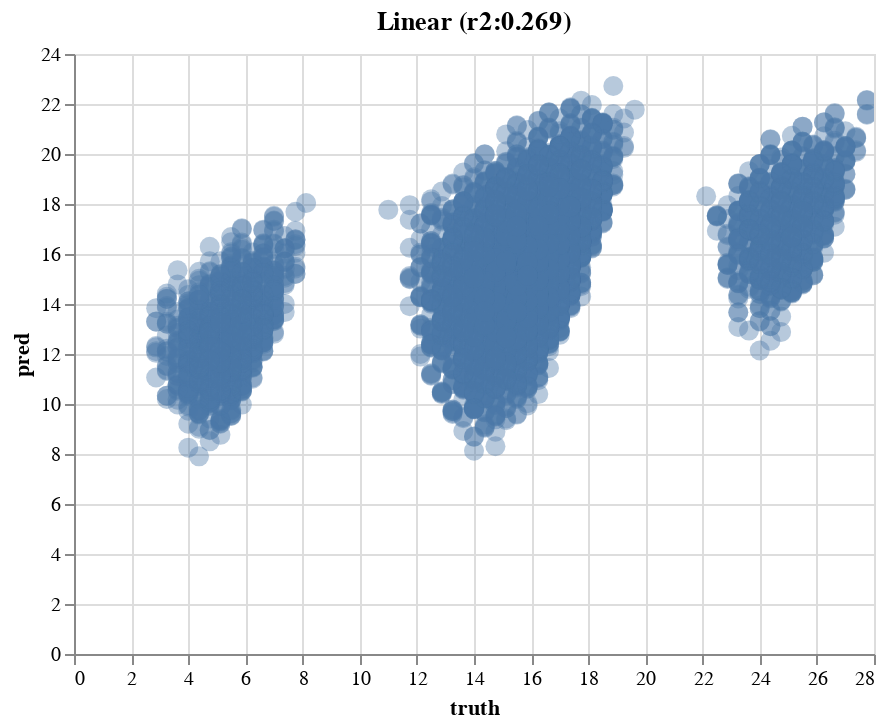
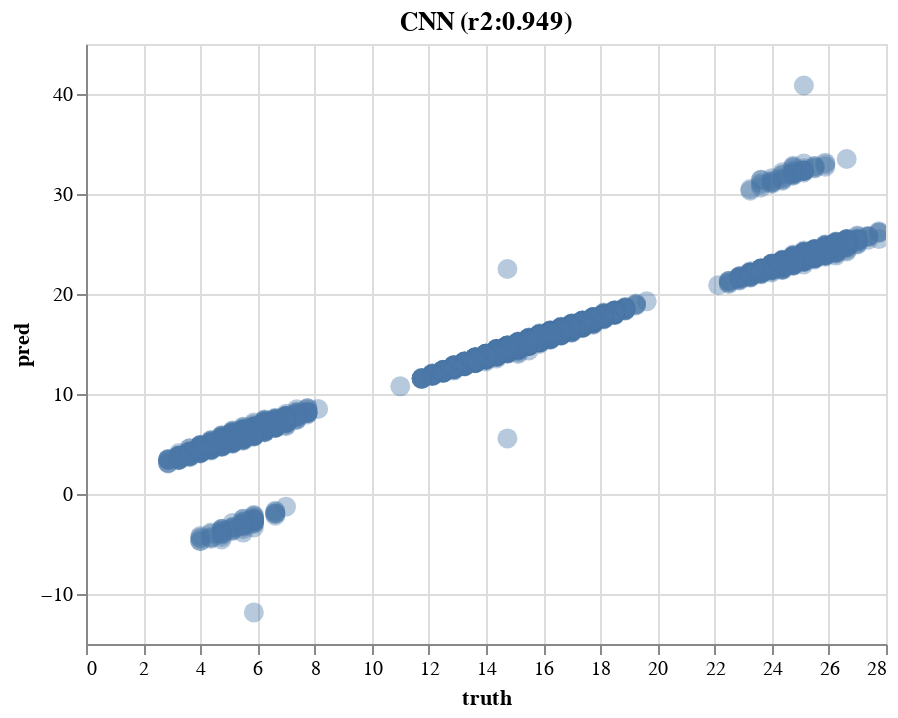

Source (notebook cell) for these figures, in order:
### Markdown cell above
But the CNN isn't perfect. We could probably train it longer or adjust the hyperparameters, but the goal here isn't perfection - this is a very simple task relative to actual regulatory grammars. Instead, I thought it would be interesting to use the Altair visualization library to interactively inspect which sequences the models get wrong:

### Code cell
alt.data_transformers.disable_max_rows() # disable altair warning
parity_pred(models, seqs, oracle,alt=True)

### Figure 1 — Vega-Lite specification as saved in the notebook (floating-point values rounded to 4 significant figures; data arrays with more than 128 entries replaced by an {"elided": "..."} marker saying what was removed)
{"config": {"view": {"continuousWidth": 400, "continuousHeight": 300}}, "data": {"name": "data-03ca1b8f6fb95b217a419a9c9094f183"}, "mark": {"type": "circle", "opacity": 0.4, "size": 100}, "encoding": {"tooltip": [{"field": "seq", "type": "nominal"}], "x": {"field": "truth", "type": "quantitative"}, "y": {"field": "pred", "type": "quantitative"}}, "selection": {"selector001": {"type": "interval", "bind": "scales", "encodings": ["x", "y"]}}, "title": "Linear (r2:0.269)", "$schema": "https://vega.github.io/schema/vega-lite/v4.17.0.json", "datasets": {"data-03ca1b8f6fb95b217a419a9c9094f183": {"elided": "13108 records"}}}

### Figure 2 — Vega-Lite specification as saved in the notebook (floating-point values rounded to 4 significant figures; data arrays with more than 128 entries replaced by an {"elided": "..."} marker saying what was removed)
{"config": {"view": {"continuousWidth": 400, "continuousHeight": 300}}, "data": {"name": "data-356adee5afe7dcb9c67c7059c988cc79"}, "mark": {"type": "circle", "opacity": 0.4, "size": 100}, "encoding": {"tooltip": [{"field": "seq", "type": "nominal"}], "x": {"field": "truth", "type": "quantitative"}, "y": {"field": "pred", "type": "quantitative"}}, "selection": {"selector002": {"type": "interval", "bind": "scales", "encodings": ["x", "y"]}}, "title": "CNN (r2:0.949)", "$schema": "https://vega.github.io/schema/vega-lite/v4.17.0.json", "datasets": {"data-356adee5afe7dcb9c67c7059c988cc79": {"elided": "13108 records"}}}
